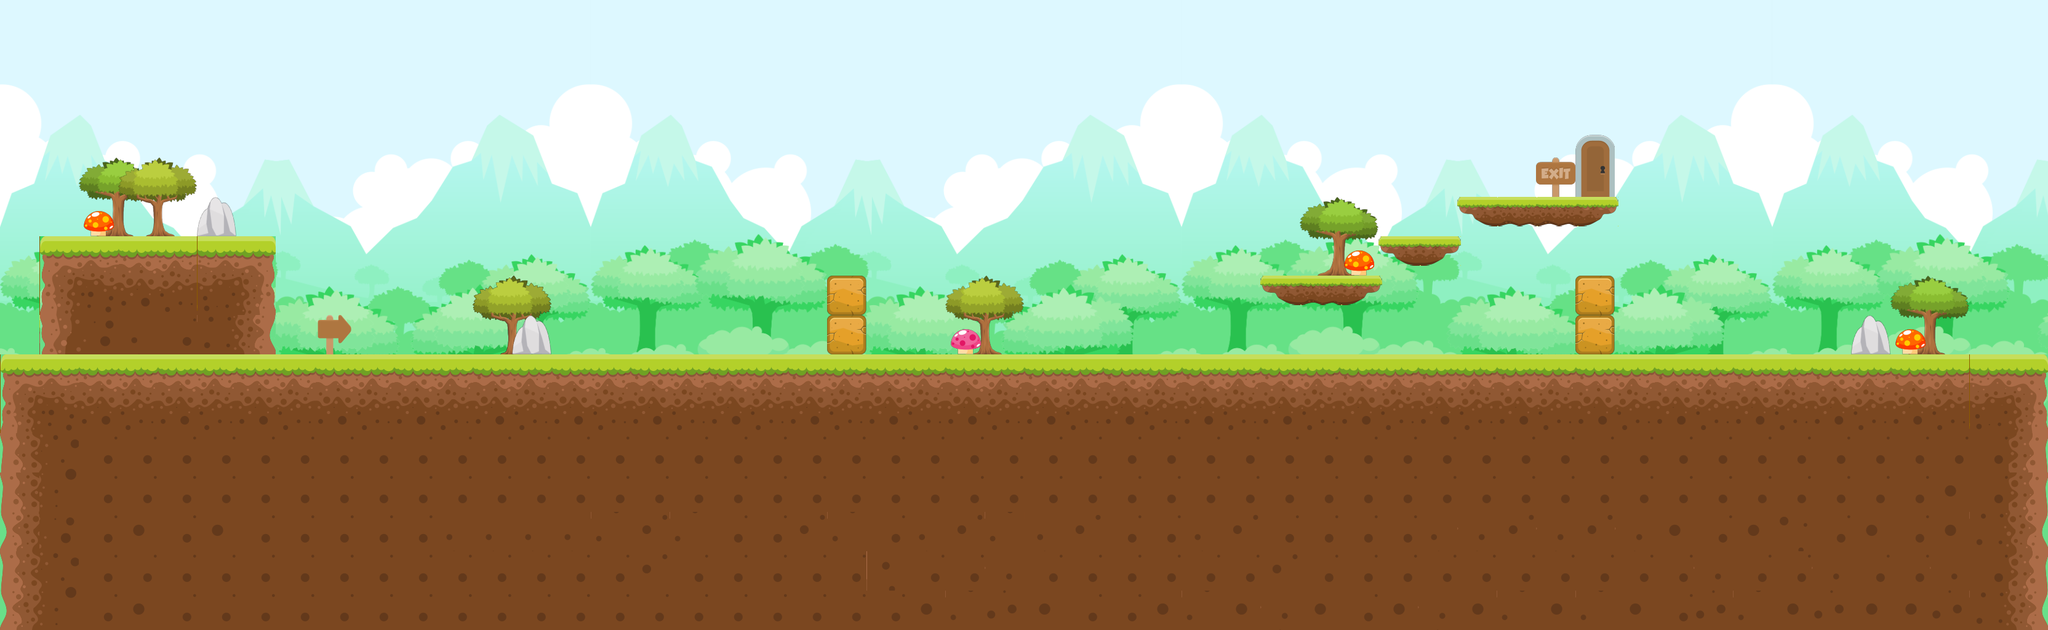

This game map was drawn from its Tiled (.tmx) file and the tilesets committed beside it. A one-line description and the trimmed map source follow:
An orthogonal 52x16 tile map with 64x64 px tiles, 3 tile layers (Background, Graphics, Graphics2), 8 tilesets and 17 objects.

<map version="1.0" orientation="orthogonal" renderorder="right-down" width="52" height="16" tilewidth="64" tileheight="64" nextobjectid="95">
 <tileset firstgid="1" name="lvlback" tilewidth="64" tileheight="64" tilecount="832" columns="52">
  <image source="res/lvlback.png" width="3328" height="1024" />
 </tileset>
 <tileset firstgid="833" name="tilesheet" tilewidth="64" tileheight="64" tilecount="128" columns="32">
  <image source="res/tilesheet.png" width="2048" height="256" />
 </tileset>
 <tileset firstgid="961" name="Tree_2" tilewidth="64" tileheight="64" tilecount="4" columns="2">
  <image source="res/Tree_2.png" width="128" height="128" />
 </tileset>
 <tileset firstgid="965" name="Tree_3" tilewidth="64" tileheight="64" tilecount="4" columns="2">
  <image source="res/Tree_3.png" width="128" height="128" />
 </tileset>
 <tileset firstgid="969" name="platformground" tilewidth="64" tileheight="64" tilecount="4" columns="4">
  <image source="res/platformground.png" width="256" height="64" />
 </tileset>
 <tileset firstgid="973" name="BG" tilewidth="64" tileheight="64" tilecount="165" columns="15">
  <image source="res/BG.png" width="960" height="720" />
 </tileset>
 <tileset firstgid="1138" name="itenspack" tilewidth="64" tileheight="64" tilecount="8" columns="8">
  <image source="res/itenspack.png" width="512" height="64" />
 </tileset>
 <tileset firstgid="1146" name="exit" tilewidth="64" tileheight="64" tilecount="2" columns="1">
  <image source="res/exit.png" width="64" height="128" />
 </tileset>
 <layer name="Background" width="52" height="16">
  <data>[832 cells, 624 non-empty, 165 distinct tile ids]</data>
 </layer>
 <layer name="Graphics" width="52" height="16">
  <data>[832 cells, 421 non-empty, 398 distinct tile ids]</data>
 </layer>
 <layer name="Graphics2" width="52" height="16">
  <data>[832 cells, 15 non-empty, 8 distinct tile ids]</data>
 </layer>
 <objectgroup name="Ground">
  <object id="13" x="0" y="576" width="3326" height="448" />
  <object id="30" x="2944" y="576" width="64" />
  <object id="31" x="2944" y="0" width="384" height="576" />
  <object id="57" x="0" y="0" width="448" height="384" />
  <object id="76" x="2240" y="384" width="128" height="30" />
 </objectgroup>
 <objectgroup name="Coin">
  <object id="28" x="1344" y="384" width="64" height="64" />
  <object id="29" x="2112" y="384" width="64" height="64" />
  <object id="93" x="2688" y="512" width="64" height="64" />
 </objectgroup>
 <objectgroup name="Exit">
  <object id="52" x="2562" y="221" width="62" height="96" />
 </objectgroup>
 <objectgroup name="Block">
  <object id="19" x="1024" y="512" width="64" height="64" />
  <object id="27" x="1792" y="512" width="64" height="64" />
  <object id="94" x="2752" y="512" width="64" height="64" />
 </objectgroup>
 <objectgroup name="Brick">
  <object id="17" x="2560" y="448" width="64" height="128" />
  <object id="18" x="1344" y="448" width="64" height="128" />
  <object id="58" x="384" y="384" width="64" height="192" />
 </objectgroup>
 <objectgroup name="Hero">
  <object id="39" x="640" y="512" width="64" height="64" />
 </objectgroup>
 <objectgroup name="Airground">
  <object id="46" x="2048" y="446" width="194" height="44" />
 </objectgroup>
</map>